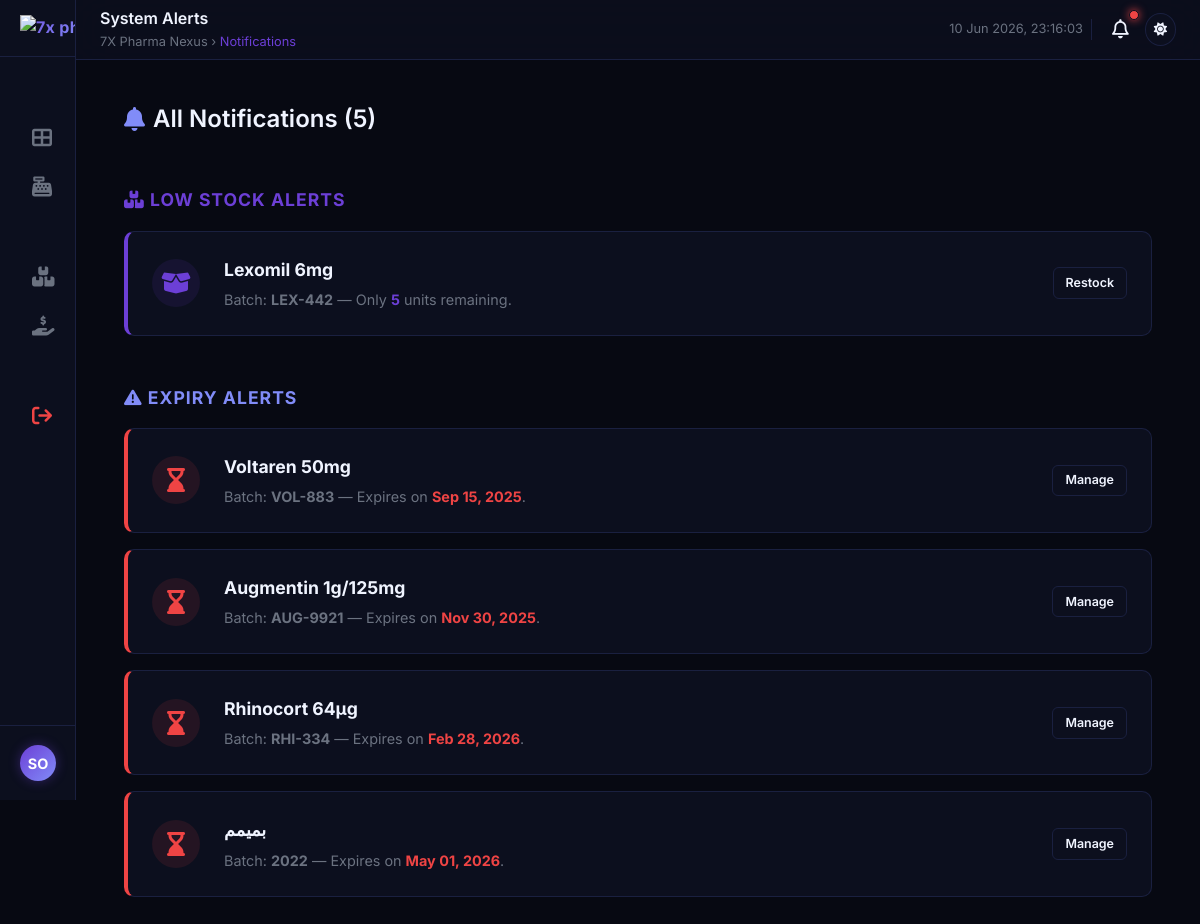
Page /public/notification (signed in) on the earlier database version.
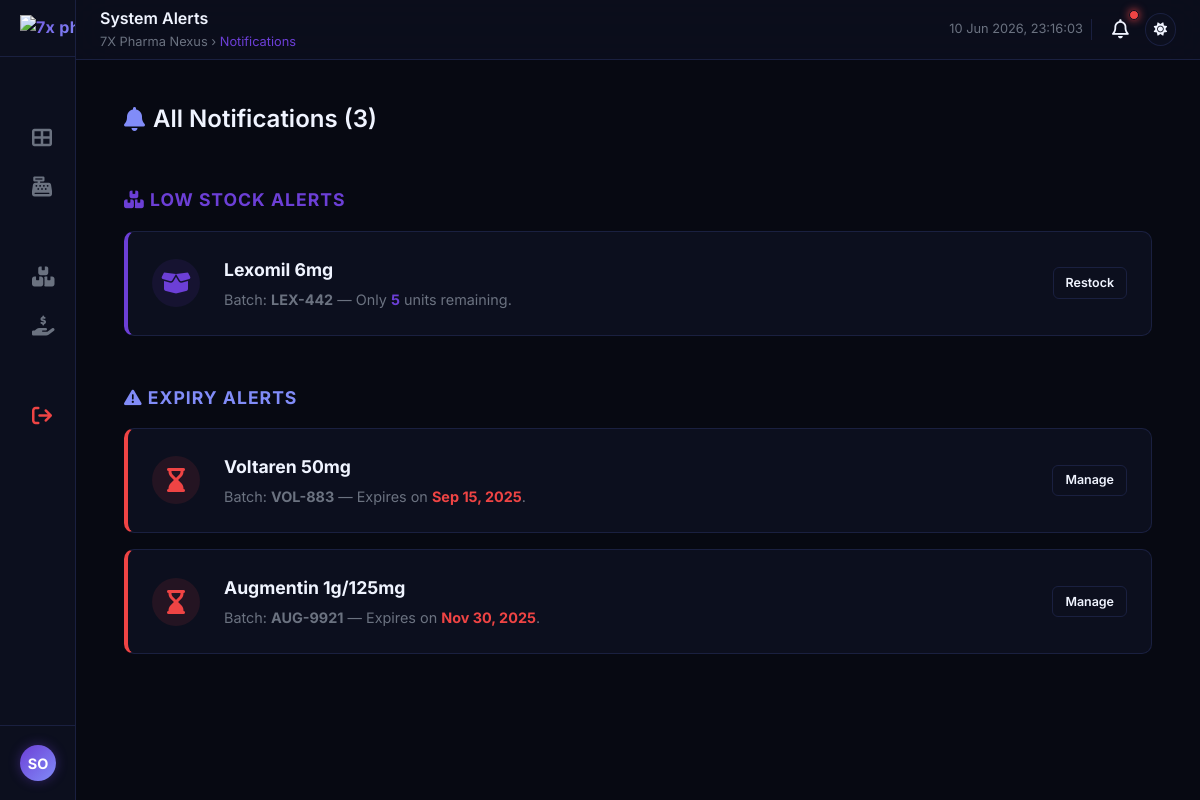
Same page on the later database version.
### tables this page shows
CREATE TABLE `batches` (
  `id` int(11) NOT NULL,
  `medicine_id` int(11) NOT NULL,
  `batch_number` varchar(50) NOT NULL,
  `expiry_date` date NOT NULL,
  `current_quantity` int(11) DEFAULT 0,
  `created_at` timestamp NOT NULL DEFAULT current_timestamp()
);

CREATE TABLE `medicines` (
  `id` int(11) NOT NULL,
  `barcode` varchar(50) NOT NULL,
  `name` varchar(150) NOT NULL,
  `dci` varchar(150) DEFAULT NULL,
  `category` varchar(100) DEFAULT 'General',
  `price` decimal(10,2) NOT NULL,
  `cost_price` decimal(10,2) NOT NULL,
  `created_at` timestamp NOT NULL DEFAULT current_timestamp(),
  `deleted_at` timestamp NULL DEFAULT NULL
);

### app/controllers/NotificationController.php (called while the page is built)
<?php
class NotificationController extends Controller {
    public function index() {
        $notificationModel = $this->model('Notification');
        $lowStockAlerts = $notificationModel->getLowStockAlerts();
        $expiringAlerts = $notificationModel->getExpiringAlerts();
        $data = [
            'title' => 'Notifications | 7X Pharma Nexus',
            'lowStock' => $lowStockAlerts,
            'expiring' => $expiringAlerts,
            'totalAlerts' => count($lowStockAlerts) + count($expiringAlerts)
        ];
        $this->view('notifications', $data);
    }
}
?>

### app/core/Router.php (called while the page is built, shortened)
<?php
class Router {
    protected $method = 'index';
    public function __construct() {
        $url = $this->parseUrl();
        if (isset($url[0]) && file_exists(ROOT_DIR . '/app/controllers/' . ucfirst($url[0]) . 'Controller.php')) {
            unset($url[0]);
        }
        $this->controller = new $this->controller();
        $this->params = $url ? array_values($url) : [];
        call_user_func_array([$this->controller, $this->method], $this->params);
    }
    private function parseUrl() {
        if (isset($_GET['url'])) {
            $url = rtrim($_GET['url'], '/');
            $url = filter_var($url, FILTER_SANITIZE_URL);
            $url = explode('/', $url);
            return $url;
        }
        return [];
    }
}

### public/index.php (called while the page is built, shortened)
<?php
require_once ROOT_DIR . '/app/config/Database.php';
require_once ROOT_DIR . '/app/core/Model.php';
require_once ROOT_DIR . '/app/core/Controller.php';
require_once ROOT_DIR . '/app/core/Router.php';
$router = new Router();
?>

### app/core/Model.php (called while the page is built, shortened)
<?php
class Model {
    protected $db;
    public function __construct() {
        require_once ROOT_DIR . '/app/config/Database.php';
        $database = new Database();
        $this->db = $database->getConnection();
    }
    protected function query($sql, $params = []) {
        $stmt = $this->db->prepare($sql);
        $stmt->execute($params);
        return $stmt;
    }
}

### app/config/Database.php (called while the page is built, shortened)
<?php
class Database {
    private $conn;
    public function __construct() {
        $host = '127.0.0.1';
        $port = '3307';
        $db_name = 'pharma_core';
        $username = 'root';
        $password = '';
        try {
            $dsn = "mysql:host={$host};port={$port};dbname={$db_name};charset=utf8mb4";
            $options = [
                PDO::ATTR_ERRMODE => PDO::ERRMODE_EXCEPTION,
                PDO::ATTR_DEFAULT_FETCH_MODE => PDO::FETCH_ASSOC,
                PDO::ATTR_EMULATE_PREPARES => false,
            ];
            $this->conn = new PDO($dsn, $username, $password, $options);
        } catch(PDOException $e) {
            $this->logError($e);
            $error_view = ROOT_DIR . '/views/components/db_error.php';
            if (file_exists($error_view)) {
                include $error_view;
            } else {
                header('HTTP/1.1 500 Internal Server Error');
                echo "Database Connection Error. Design file missing.";
            }
            exit();
        }
    }
    public function getConnection() {
        return $this->conn;
    }
}
?>

### app/models/Notification.php (called while the page is built, shortened)
<?php
class Notification extends Model {
    public function getLowStockAlerts() {
        $sql = "SELECT b.id AS batch_id, b.batch_number, b.current_quantity, m.name AS medicine_name
                FROM batches b
                JOIN medicines m ON b.medicine_id = m.id
                WHERE b.current_quantity <= 10 AND b.current_quantity > 0
                AND m.deleted_at IS NULL
                ORDER BY b.current_quantity ASC";
        $stmt = $this->query($sql);
        return $stmt->fetchAll(PDO::FETCH_ASSOC);
    }
    public function getExpiringAlerts() {
        $sql = "SELECT b.id AS batch_id, b.batch_number, b.expiry_date, b.current_quantity, m.name AS medicine_name
                FROM batches b
                JOIN medicines m ON b.medicine_id = m.id
                WHERE b.expiry_date <= DATE_ADD(CURDATE(), INTERVAL 60 DAY)
                AND b.current_quantity > 0
                AND m.deleted_at IS NULL
                ORDER BY b.expiry_date ASC";
        $stmt = $this->query($sql);
        return $stmt->fetchAll(PDO::FETCH_ASSOC);
    }
}
?>

### views/pages/notifications.php (the view, shortened to what the changed rows need)
<!DOCTYPE html>
<html lang="en" data-theme="dark">
<head>
    <link rel="stylesheet" href="https://cdnjs.cloudflare.com/ajax/libs/font-awesome/6.5.1/css/all.min.css">
    <link rel="stylesheet" href="<?= BASE_URL ?>/assets/css/global.css">
    <link rel="stylesheet" href="<?= BASE_URL ?>/assets/css/dashboard.css">
    <link rel="stylesheet" href="<?= BASE_URL ?>/assets/css/notifications.css">
</head>
<body>
    <div class="dashboard-layout">
        <aside class="sidebar" id="sidebar" aria-label="Main navigation">
            <div class="sidebar-brand">
                <img src="<?= BASE_URL ?>/assets/images/logo/7X-PHARMA-ICO.png" alt="7x pharma logo">
            </div>
            <nav class="sidebar-nav" aria-label="Sidebar navigation">
                <a href="<?= BASE_URL ?>/dashboard" class="nav-item">
                    <i class="fa-solid fa-table-cells-large fa-fw"></i><span class="nav-text">Dashboard</span>
                </a>
                <a href="<?= BASE_URL ?>/pos" class="nav-item">
                    <i class="fa-solid fa-cash-register fa-fw"></i><span class="nav-text">Point of Sale</span>
                </a>
                <a href="<?= BASE_URL ?>/inventory" class="nav-item">
                    <i class="fa-solid fa-boxes-stacked fa-fw"></i><span class="nav-text">Inventory</span>
                </a>
                <a href="<?= BASE_URL ?>/credit" class="nav-item">
                    <i class="fa-solid fa-hand-holding-dollar fa-fw"></i><span class="nav-text">Client Credit</span>
                </a>
                <a href="<?= BASE_URL ?>/auth/logout" class="nav-item" style="color: var(--color-danger);">
                    <i class="fa-solid fa-arrow-right-from-bracket fa-fw"></i><span class="nav-text">Logout</span>
                </a>
            </nav>
            <div class="sidebar-footer">
                <div class="sidebar-user">
                    <div class="user-avatar"><?= strtoupper(substr($_SESSION['name'] ?? 'AD', 0, 2)) ?></div>
                </div>
            </div>
        </aside>
        <div class="main-content">
            <header class="top-navbar">
                <div class="navbar-left">
                    <div>
                        <div class="page-title">System Alerts</div>
                        <div class="breadcrumb">7X Pharma Nexus &rsaquo; <span>Notifications</span></div>
                    </div>
                </div>
                <div class="navbar-right">
                    <span class="navbar-clock" id="navbar-clock"></span>
                    <a href="<?= BASE_URL ?>/notification" class="btn-notification" aria-label="Notifications">
                        <i class="fa-regular fa-bell"></i>
                            <span class="notification-dot active"></span>
                    </a>
                    <button id="theme-toggle" class="btn-icon" aria-label="Toggle Theme">
                        <span id="theme-icon"></span>
                    </button>
                </div>
            </header>
            <main class="page-body" id="main-page-body">
                <div class="notifications-page-container">
                    <div class="panel" style="background: transparent; border: none; box-shadow: none;">
                        <div class="panel-header" style="border: none; padding-bottom: 0;">
                            <h2 class="panel-title" style="font-size: 1.5rem; margin-bottom: 1.5rem;">
                                <i class="fa-solid fa-bell" style="color: var(--color-accent);"></i>
                                All Notifications (<?= $totalAlerts ?? 0 ?>)
                            </h2>
                        </div>
                        <div class="panel-body">
                            <?php if (empty($lowStock) && empty($expiring)): ?>
                                <div class="empty-notifications-card">
                                    <i class="fa-solid fa-shield-check" style="font-size: 3rem; color: var(--color-success); margin-bottom: 1rem; display: block;"></i>
                                    <h3 style="color: var(--color-text-primary); margin-bottom: 0.5rem;">System Optimal</h3>
                                    <p style="color: var(--color-text-secondary);">There are currently no active alerts for stock or expiry.</p>
                                </div>
                            <?php else: ?>
                                <?php if (!empty($lowStock)): ?>
                                    <h3 style="color: var(--color-primary); margin-bottom: 1rem; font-size: 1.1rem; text-transform: uppercase; letter-spacing: 1px;">
                                        <i class="fa-solid fa-boxes-stacked"></i> Low Stock Alerts
                                    </h3>
                                    <?php foreach ($lowStock as $item): ?>
                                        <div class="alert-card alert-stock">
                                            <div class="notification-icon stock">
                                                <i class="fa-solid fa-box-open"></i>
                                            </div>
                                            <div class="alert-details">
                                                <h4><?= htmlspecialchars($item['medicine_name']) ?></h4>
                                                <p>Batch: <strong><?= htmlspecialchars($item['batch_number']) ?></strong> &mdash; Only <span style="color:var(--color-primary); font-weight:700;"><?= $item['current_quantity'] ?></span> units remaining.</p>
                                            </div>
                                            <div class="alert-action">
                                                <a href="<?= BASE_URL ?>/inventory" class="btn btn-outline btn-sm">Restock</a>
                                            </div>
                                        </div>
                                    <?php endforeach; ?>
                                <?php endif; ?>
                                <?php if (!empty($lowStock) && !empty($expiring)) echo '<div style="height: 2rem;"></div>'; ?>
                                <?php if (!empty($expiring)): ?>
                                    <h3 style="color: var(--color-accent); margin-bottom: 1rem; font-size: 1.1rem; text-transform: uppercase; letter-spacing: 1px;">
                                        <i class="fa-solid fa-triangle-exclamation"></i> Expiry Alerts
                                    </h3>
                                    <?php foreach ($expiring as $item): ?>
                                        <div class="alert-card alert-expiry">
                                            <div class="notification-icon expiry">
                                                <i class="fa-solid fa-hourglass-end"></i>
                                            </div>
                                            <div class="alert-details">
                                                <h4><?= htmlspecialchars($item['medicine_name']) ?></h4>
                                                <p>Batch: <strong><?= htmlspecialchars($item['batch_number']) ?></strong> &mdash; Expires on <span style="color:var(--color-danger); font-weight:700;"><?= date('M d, Y', strtotime($item['expiry_date'])) ?></span>.</p>
                                            </div>
                                            <div class="alert-action">
                                                <a href="<?= BASE_URL ?>/inventory" class="btn btn-outline btn-sm">Manage</a>
                                            </div>
                                        </div>
                                    <?php endforeach; ?>
                                <?php endif; ?>
                            <?php endif; ?>
                        </div>
                    </div>
                </div>
            </main>
        </div>
    </div>
</body>
</html>

Differences in the rows shown:
no longer on this page (row edited): batches: medicine.name "Rhinocort 64µg", batch_number "RHI-334", expiry_date "Feb 28, 2026", shown under "EXPIRY ALERTS"
no longer on this page (row edited): batches: medicine.name "بميمم", batch_number "2022", expiry_date "May 01, 2026", shown under "EXPIRY ALERTS"
Other differences:
$totalAlerts: "5" → "3"
